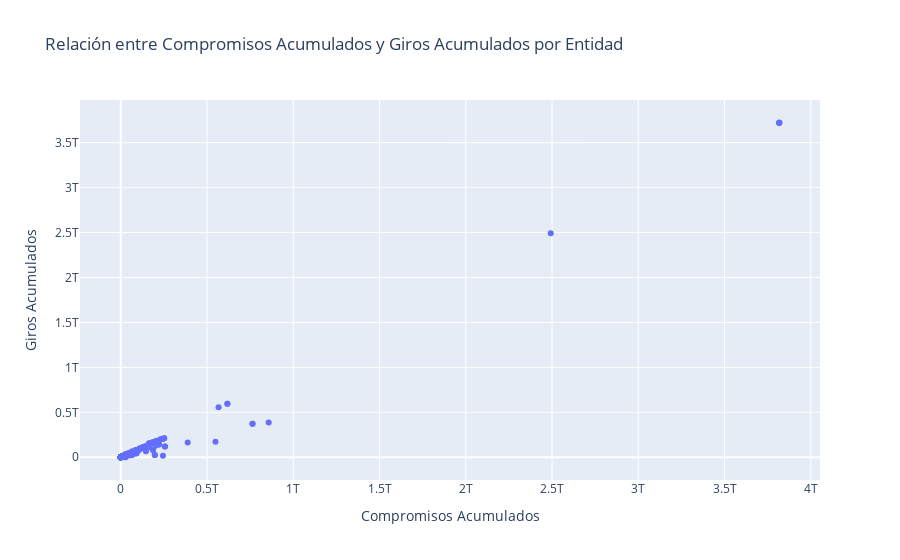

The notebook cell saved with this chart:
### Markdown cell above
Se realiza un gráfico de dispersión para las variables Compromisos Acumulados y Giros Acumulados, encontrándose un comportamiento similar al del anterior análisis.

Así las cosas, se puede concluir que las variables analizadas están altamente correlacionadas entre sí, así mismo se evidencia que las variables están relacionadas de manera consistente entre sí, por lo anterior y debido a que el comportamiento entre las variables es similar se podría llegar a simplificar el análisis.

### Code cell
grafico_dispercion2 = px.scatter(indicadores_fusuion,
                 x="compromisos_acumulados",
                 y="giros_acumulados_ppto",
                 hover_data=["entidad"],
                 title="Relación entre Compromisos Acumulados y Giros Acumulados por Entidad")

grafico_dispercion2.update_xaxes(title_text="Compromisos Acumulados")
grafico_dispercion2.update_yaxes(title_text="Giros Acumulados")

grafico_dispercion2.show()

### Figure 1 — Plotly figure (JSON) as saved in the notebook; plotly's stock layout.template omitted (floating-point values rounded to 4 significant figures; data arrays with more than 128 entries replaced by an {"elided": "..."} marker saying what was removed)
{"data": [{"customdata": {"elided": "505x1 str values"}, "hovertemplate": "compromisos_acumulados=%{x}<br>giros_acumulados_ppto=%{y}<br>entidad=%{customdata[0]}<extra></extra>", "legendgroup": "", "marker": {"color": "#636efa", "symbol": "circle"}, "mode": "markers", "name": "", "orientation": "v", "showlegend": false, "type": "scatter", "x": {"elided": "505 int values"}, "xaxis": "x", "y": {"elided": "505 int values"}, "yaxis": "y"}], "layout": {"legend": {"tracegroupgap": 0}, "title": {"text": "Relación entre Compromisos Acumulados y Giros Acumulados por Entidad"}, "xaxis": {"anchor": "y", "domain": [0, 1], "title": {"text": "Compromisos Acumulados"}}, "yaxis": {"anchor": "x", "domain": [0, 1], "title": {"text": "Giros Acumulados"}}}}
